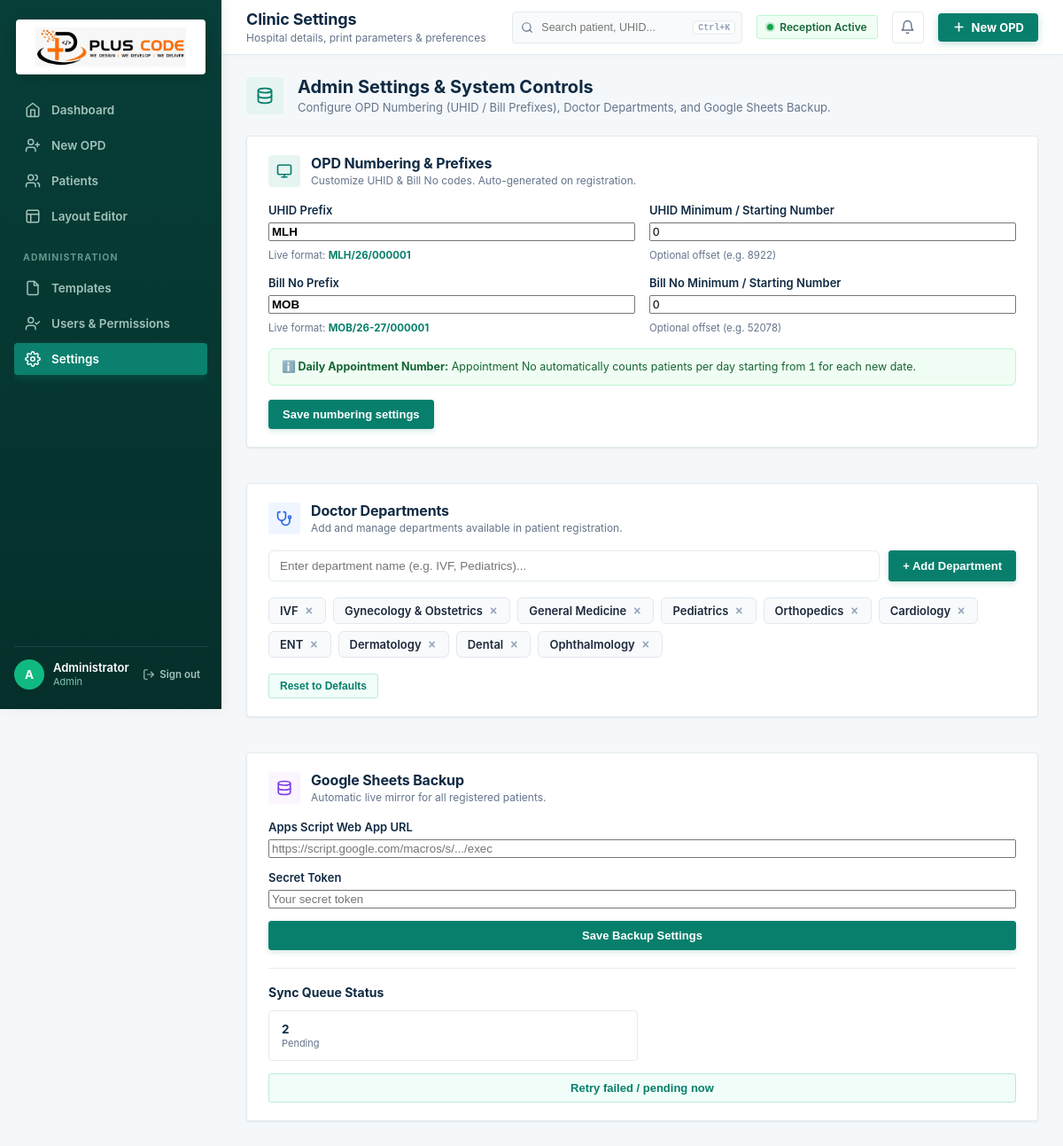
The page /settings.php (signed in) on the database its author committed.
### tables this page shows
CREATE TABLE IF NOT EXISTS users (
  id INT UNSIGNED AUTO_INCREMENT PRIMARY KEY,
  name VARCHAR(120) NOT NULL,
  username VARCHAR(80) NOT NULL UNIQUE,
  password_hash VARCHAR(255) NOT NULL,
  role ENUM('admin','reception') NOT NULL DEFAULT 'reception',
  active TINYINT(1) NOT NULL DEFAULT 1,
  created_at TIMESTAMP NOT NULL DEFAULT CURRENT_TIMESTAMP
);

### includes/config.php (called while the page is built, shortened)
<?php
function envv(string $key, ?string $default = null): ?string {
    $v = $_ENV[$key] ?? $_SERVER[$key] ?? getenv($key);
    return ($v === false || $v === null) ? $default : (string)$v;
}
function db(): PDO {
    static $pdo;
    if ($pdo instanceof PDO) return $pdo;
    $dsn = sprintf('mysql:host=%s;port=%s;dbname=%s;charset=utf8mb4',
        envv('DB_HOST','localhost'), envv('DB_PORT','3306'), envv('DB_NAME','opd_form_studio'));
    $pdo = new PDO($dsn, envv('DB_USER','root'), envv('DB_PASS',''), [
        PDO::ATTR_ERRMODE => PDO::ERRMODE_EXCEPTION,
        PDO::ATTR_DEFAULT_FETCH_MODE => PDO::FETCH_ASSOC,
        PDO::ATTR_EMULATE_PREPARES => false,
    ]);
    return $pdo;
}
function e(?string $value): string { return htmlspecialchars((string)$value, ENT_QUOTES, 'UTF-8'); }

### includes/auth.php (called while the page is built, shortened)
<?php
require_once __DIR__ . '/config.php';
function current_user(): ?array {
    static $cached = false;
    if ($cached !== false) return $cached;
    $st=db()->prepare('SELECT id,name,username,role,active FROM users WHERE id=? LIMIT 1');
    $st->execute([$_SESSION['user_id']]);
    $u=$st->fetch();
    return $cached=$u;
}
function require_login(): array {
    $u=current_user();
    return $u;
}
function require_admin(): array {
    $u = require_login();
    return $u;
}

### includes/header.php (shortened to what this page needs)
<?php
require_once __DIR__ . '/auth.php';
$user = require_login();
$current = basename($_SERVER['PHP_SELF']);
$pageTitles = [
    'dashboard.php' => ['Dashboard', "Overview of today's OPD activity & patient visits"],
    'patient_form.php' => ['New OPD Registration', 'Register patient & generate printable slip'],
    'patients.php' => ['Patient Directory', 'Search, filter and manage patient history'],
    'patient_profile.php' => ['Patient Profile', 'Complete medical visit history & patient records'],
    'template_editor.php' => ['Layout Editor', 'Configure print alignment & slip fields'],
    'templates.php' => ['OPD Templates', 'Manage print slip layouts & paper settings'],
    'users.php' => ['Users & Permissions', 'Manage hospital staff and reception logins'],
    'settings.php' => ['Clinic Settings', 'Hospital details, print parameters & preferences'],
];
$currentTitleInfo = $pageTitles[$current] ?? ['OPD Form Studio', 'Hospital Management System'];
$topTitle = $currentTitleInfo[0];
$topSubtitle = $currentTitleInfo[1];
?>
<!doctype html>
<html lang="en">
<head>
    <link rel="stylesheet" href="assets/css/app.css">
</head>
<body>
<div class="app-shell">
    <aside class="sidebar" id="appSidebar">
        <a class="brand brand-link" href="dashboard.php" title="PLUS CODE — OPD Studio">
            <div class="brand-logo-card">
                <img src="assets/pluscode-logo.png" alt="PLUS CODE — WE DESIGN | WE DEVELOP | WE DELIVER" class="brand-logo-img">
            </div>
        </a>
        <nav>
            <a class="<?= $current === 'dashboard.php' ? 'active' : '' ?>" href="dashboard.php">
                <svg viewBox="0 0 24 24" fill="none" stroke="currentColor" stroke-linecap="round" stroke-linejoin="round">
                    <path d="m3 9 9-7 9 7v11a2 2 0 0 1-2 2H5a2 2 0 0 1-2-2z"></path>
                    <polyline points="9 22 9 12 15 12 15 22"></polyline>
                </svg>
                Dashboard
            </a>
            <a class="<?= in_array($current, ['patient_form.php']) ? 'active' : '' ?>" href="patient_form.php">
                <svg viewBox="0 0 24 24" fill="none" stroke="currentColor" stroke-linecap="round" stroke-linejoin="round">
                    <path d="M16 21v-2a4 4 0 0 0-4-4H6a4 4 0 0 0-4 4v2"></path>
                    <circle cx="9" cy="7" r="4"></circle>
                    <line x1="19" y1="8" x2="19" y2="14"></line>
                    <line x1="22" y1="11" x2="16" y2="11"></line>
                </svg>
                New OPD
            </a>
            <a class="<?= in_array($current, ['patients.php', 'patient_profile.php']) ? 'active' : '' ?>" href="patients.php">
                <svg viewBox="0 0 24 24" fill="none" stroke="currentColor" stroke-linecap="round" stroke-linejoin="round">
                    <path d="M16 21v-2a4 4 0 0 0-4-4H6a4 4 0 0 0-4 4v2"></path>
                    <circle cx="9" cy="7" r="4"></circle>
                    <path d="M22 21v-2a4 4 0 0 0-3-3.87"></path>
                    <path d="M16 3.13a4 4 0 0 1 0 7.75"></path>
                </svg>
                Patients
            </a>
            <a class="<?= $current === 'template_editor.php' ? 'active' : '' ?>" href="template_editor.php">
                <svg viewBox="0 0 24 24" fill="none" stroke="currentColor" stroke-linecap="round" stroke-linejoin="round">
                    <rect width="18" height="18" x="3" y="3" rx="2"></rect>
                    <path d="M3 9h18"></path>
                    <path d="M9 21V9"></path>
                </svg>
                Layout Editor
            </a>
            <?php if ($user['role'] === 'admin'): ?>
                <div class="nav-section">ADMINISTRATION</div>
                <a class="<?= $current === 'templates.php' ? 'active' : '' ?>" href="templates.php">
                    <svg viewBox="0 0 24 24" fill="none" stroke="currentColor" stroke-linecap="round" stroke-linejoin="round">
                        <path d="M14.5 2H6a2 2 0 0 0-2 2v16a2 2 0 0 0 2 2h12a2 2 0 0 0 2-2V7.5L14.5 2z"></path>
                        <polyline points="14 2 14 8 20 8"></polyline>
                    </svg>
                    Templates
                </a>
                <a class="<?= $current === 'users.php' ? 'active' : '' ?>" href="users.php">
                    <svg viewBox="0 0 24 24" fill="none" stroke="currentColor" stroke-linecap="round" stroke-linejoin="round">
                        <path d="M16 21v-2a4 4 0 0 0-4-4H6a4 4 0 0 0-4 4v2"></path>
                        <circle cx="9" cy="7" r="4"></circle>
                        <polyline points="16 11 18 13 22 9"></polyline>
                    </svg>
                    Users & Permissions
                </a>
                <a class="<?= $current === 'settings.php' ? 'active' : '' ?>" href="settings.php">
                    Settings
                </a>
            <?php endif; ?>
        </nav>
        <div class="sidebar-footer">
            <div class="user-profile-chip">
                <div class="user-avatar-circle">
                    <?= e(strtoupper(substr($user['name'], 0, 1))) ?>
                </div>
                <div>
                    <strong><?= e($user['name']) ?></strong>
                    <small><?= e(ucfirst($user['role'])) ?></small>
                </div>
            </div>
            <a class="sign-out-link" href="logout.php" title="Sign out">
                <svg viewBox="0 0 24 24" fill="none" stroke="currentColor" stroke-width="2" stroke-linecap="round" stroke-linejoin="round">
                    <path d="M9 21H5a2 2 0 0 1-2-2V5a2 2 0 0 1 2-2h4"></path>
                    <polyline points="16 17 21 12 16 7"></polyline>
                    <line x1="21" y1="12" x2="9" y2="12"></line>
                </svg>
                Sign out
            </a>
        </div>
    </aside>
    <main class="main">
        <header class="topbar">
            <div class="topbar-left">
                <div class="topbar-titles">
                    <h1><?= e($topTitle) ?></h1>
                    <p><?= e($topSubtitle) ?></p>
                </div>
            </div>
            <div class="topbar-right">
                <div class="topbar-search-wrap" id="topbarSearchWrap">
                    <input type="text" id="topbarSearchInput" class="topbar-search-input" placeholder="Search patient, UHID..." autocomplete="off">
                    <kbd class="topbar-search-kbd">Ctrl+K</kbd>
                </div>
                <div class="clinic-status-badge" title="Reception Desk is Online and operational">
                    <span class="status-pulse-dot"></span>
                    <span>Reception Active</span>
                </div>
                <div class="topbar-notif-wrap" id="topbarNotifWrap">
                    <button type="button" class="topbar-icon-btn" id="topbarNotifBtn" title="Notifications & Announcements" aria-expanded="false" aria-haspopup="true">
                        <svg viewBox="0 0 24 24" fill="none" stroke="currentColor" stroke-width="2" stroke-linecap="round" stroke-linejoin="round">
                            <path d="M18 8A6 6 0 0 0 6 8c0 7-3 9-3 9h18s-3-2-3-9"></path>
                            <path d="M13.73 21a2 2 0 0 1-3.46 0"></path>
                        </svg>
                    </button>
                </div>
                <a class="btn-new-patient" href="patient_form.php">
                    <svg width="15" height="15" viewBox="0 0 24 24" fill="none" stroke="currentColor" stroke-width="2.5" stroke-linecap="round" stroke-linejoin="round"><line x1="12" y1="5" x2="12" y2="19"></line><line x1="5" y1="12" x2="19" y2="12"></line></svg>
                    <span>New OPD</span>
                </a>
            </div>
        </header>
        <section class="content">

### rows shown on the page
users: name "A", name "Administrator", role "Admin"

### other values the page prints
$topTitle "Clinic Settings"
$topSubtitle "Hospital details, print parameters & preferences"
get_next_uhid() "MLH/26/000001"
get_next_bill_no() "MOB/26-27/000001"
$dept "IVF"
$dept "Gynecology & Obstetrics"
$dept "General Medicine"
$dept "Pediatrics"
$dept "Orthopedics"
$dept "Cardiology"
$dept "ENT"
$dept "Dermatology"
$dept "Dental"
$dept "Ophthalmology"
$s['c'] "2"
